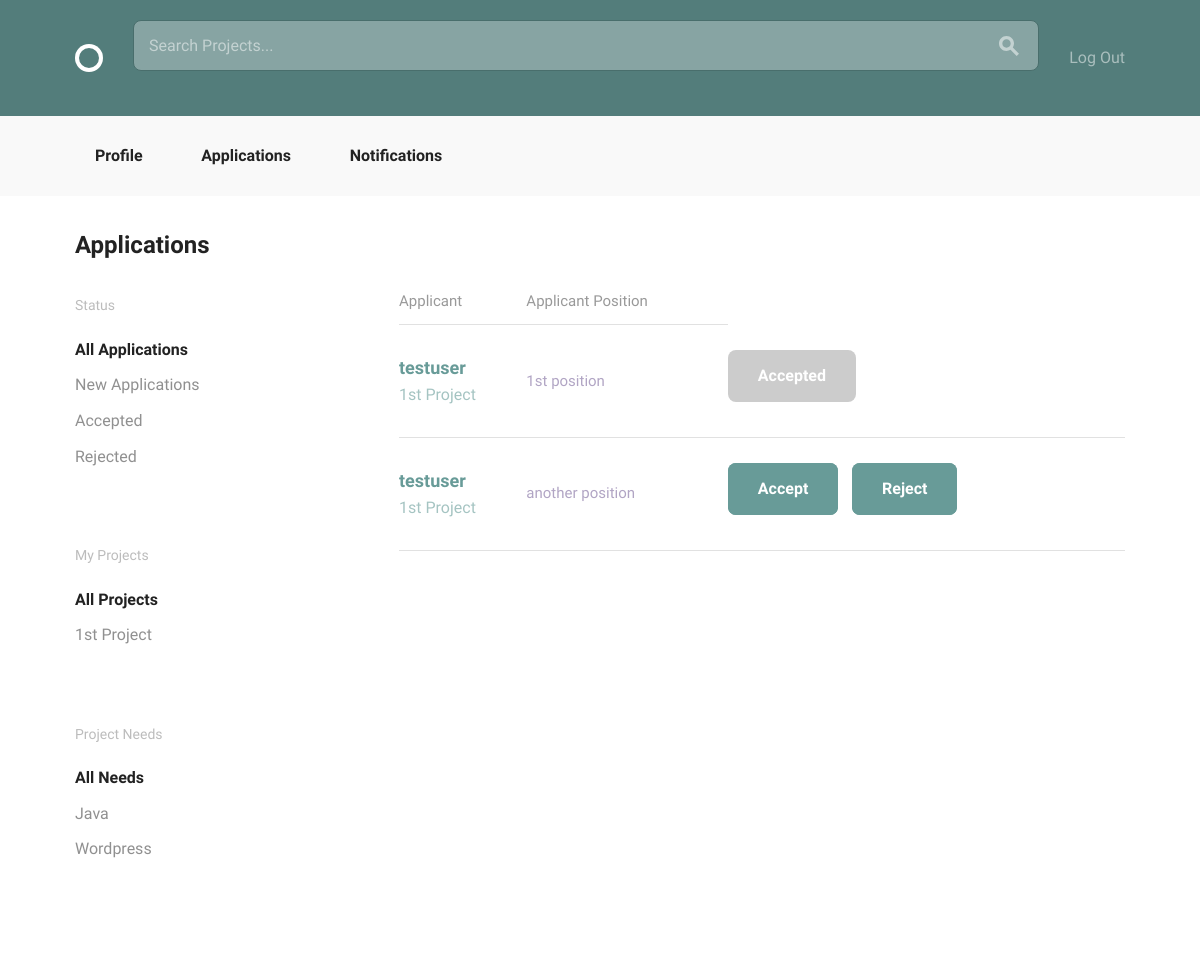
The app's page /projects/application/ (signed in), older data.
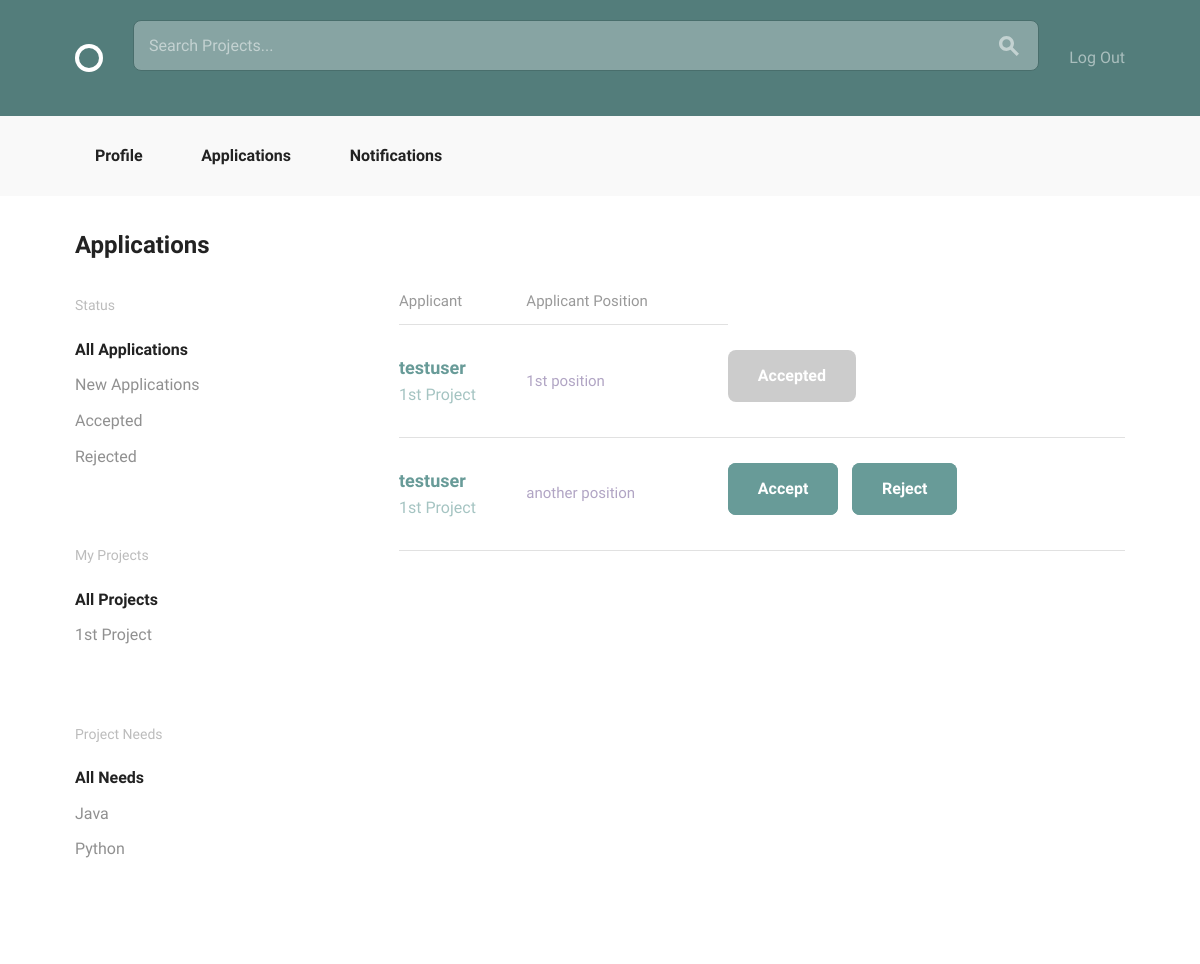
The same page, newer data.
### projects/models.py (models this page shows, shortened)
class Position(models.Model):
    ANDROID = "Android"
    DESIGN = "Design"
    JAVA = "Java"
    PHP = "PHP"
    PYTHON = "Python"
    RAILS = "Rails"
    WORDPRESS = "Wordpress"
    iOS = "iOS"
    SKILLES_CHOICES = (
        (ANDROID, "Android Developer"),
        (DESIGN, "Designer"),
        (JAVA, "Java Developer"),
        (PHP, "PHP Developer"),
        (PYTHON, "Python Developer"),
        (RAILS, "Rails Developer"),
        (WORDPRESS, "Wordpress Developer"),
        (iOS, "iOS Developer")
    )
    project = models.ForeignKey(
        Project,
        null=True,
        related_name="positions",
        on_delete=models.CASCADE)
    title = models.CharField(max_length=100, blank=True)
    description = models.TextField(max_length=500, blank=True)
    skill = models.CharField(
        max_length=20,
        choices=SKILLES_CHOICES,
        default="",
        blank=True)
    position_filled = models.BooleanField(default=False, blank=True)
    applicants = models.ManyToManyField(
        settings.AUTH_USER_MODEL,
        through='Application')

### projects/views.py (the view)
@login_required
def application_list(request):
    applications = models.Application.objects.filter(
            position__project__user=request.user)
    projects = models.Project.objects.filter(user=request.user)
    return render(request, 'projects/application_list.html', {
            'applications': applications,
            'projects': projects })

### accounts/models.py (called while the page is built)
    def __str__(self):
        return self.username

### projects/templates/projects/application_list.html
{% extends "layout.html" %}
{% load static from staticfiles %}
{% block body_content %}
<div class="bounds circle--page">
    <div class="circle--page--header grid-100">
        <h2>Applications</h2>
    </div>
    <div class="grid-25">
        <div class="circle--filter circle--secondary--module">
            <h4>Status</h4>
            <ul class="circle--filter--list">
                <li><a class="selected" href="{% url 'projects:application' %}">All Applications</a></li>
                <li><a href="{% url 'projects:new_application' %}">New Applications</a></li>
                <li><a href="{% url 'projects:accept_application' %}">Accepted</a></li>
                <li><a href="{% url 'projects:reject_application' %}">Rejected</a></li>
            </ul>
        </div>
        <div class="circle--filter circle--secondary--module">
            <h4>My Projects</h4>
            <ul class="circle--filter--list">
                <li><a class="selected">All Projects</a></li>
                {% for project in projects %}
                    <li><a href="{% url 'projects:project_detail' pk=project.pk %}">{{ project.title }}</a></li>
                {% endfor %}
            </ul>
        </div>
        <div class="circle--filter circle--secondary--module">
            <h4>Project Needs</h4>
            <ul class="circle--filter--list">
                <li><a class="selected">All Needs</a></li>
                {% for project in projects %}
                    {% for position in project.positions.all %}
                        <li><a href="{% url 'projects:project_detail' pk=position.project.pk %}">{{ position.skill }}</a></li>
                    {% endfor %}
                {% endfor %}
            </ul>
        </div>
    </div>
    <div class="grid-70 grid-push-5">
         <table class="u-full-width circle--table">
            <thead>
                <tr>
                    <th>Applicant</th>
                    <th class="circle--cell--right">Applicant Position</th>
                </tr>
            </thead>
            <tbody>
                {% for application in applications %}
                    {% if application.applicant != request.user %}
                        <tr class="clickable-row" data-href="{% url "accounts:profile_detail" pk=application.applicant.pk %}">
                            <td>
                                <h3>{{ application.applicant }}</h3>
                                <p>{{ application.position.project.title }}</p>
                            </td>
                            <td class="circle--cell--right">
                                <span class="secondary-label">{{ application.position.title }}</span>
                            </td>
                            <td>
                                {% if application.status == "new" %}
                                    <a class="button button-primary" href="{% url 'projects:accept' pk=application.pk %}">Accept</a>
                                {% endif %}
                                {% if application.status == "accept" %}
                                    <a class="button button-primary button-inactive">Accepted</a>
                                {% elif application.status == "reject" %}
                                    <a class="button button-primary button-inactive">Rejected</a>
                                {% else %}
                                    <a class="button button-primary" href="{% url 'projects:reject' pk=application.pk %}">Reject</a>
                                {% endif %}
                            </td>
                        </tr>
                    {% endif %}
                {% endfor %}
            </tbody>
        </table>
    </div>
</div>
{% endblock %}

Row changes from the older to the newer data that the page shows:
changed Position: skill "Wordpress" → "Python"
